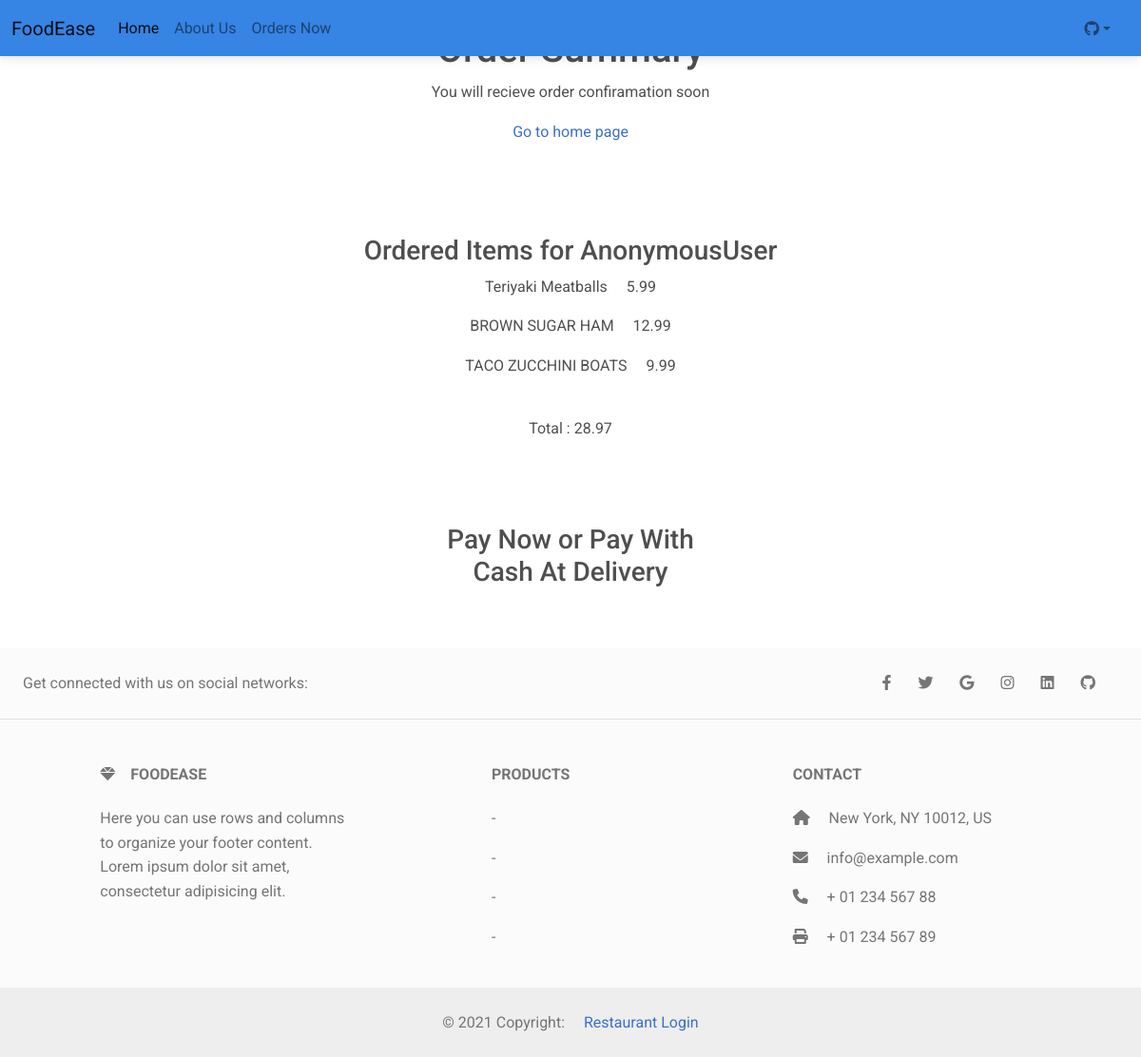
The app's page /order-confirmation/59 with its own data.
### customer/models.py (models this page shows, shortened)
class MenuItem(models.Model):
    name = models.CharField(max_length=1000)
    description = models.TextField()
    image = models.ImageField(upload_to='menu_images/')
    price = models.DecimalField(max_digits=5, decimal_places=2)
    category= models.ManyToManyField('Category', related_name= 'item')

class OrderModel(models.Model):
    created_on = models.DateTimeField(auto_now_add=True)
    price = models.DecimalField(max_digits=7,decimal_places=2)
    items = models.ManyToManyField('MenuItem', related_name='order', blank =True)
    created_on = models.DateTimeField(auto_now_add=True)
    price = models.DecimalField(max_digits=7,decimal_places=2)
    items = models.ManyToManyField('MenuItem', related_name='order', blank =True)
    name = models.CharField(max_length=50, blank=True)
    email = models.CharField(max_length=50, blank=True)
    city = models.CharField(max_length=50, blank=True)
    street = models.CharField(max_length=50, blank=True)
    zip_code = models.CharField(max_length=50, blank=True)
    province = models.CharField(max_length=50, blank=True)
    is_paid = models.BooleanField(default=False)

### customer/views.py (the view, shortened to what this page needs)
# urls.py: path('order-confirmation/<int:pk>', OrderConfirmation.as_view(),name = 'order_confirmation'),
class OrderConfirmation(View):
    def get(self, request, pk, *args, **kwards):
        order= OrderModel.objects.get(pk=pk)
        context  = {
            'pk' : order.pk,
            'items' : order.items,
            'price' : order.price
        }
        return render(request, 'customer/order_confirmation.html', context)

### customer/templates/customer/order_confirmation.html (shortened to what this page needs)
{%extends 'customer/base.html'%}
{%block content%}
<div class="container mb-5">
    <div class="row justify-content-center mt-1">
        <div class="col-md-12 col-sm-12 p-4 text-center">
            <h1> Order Summary</h1>
            <p>You will recieve order confiramation soon</p>
            <a href="http://127.0.0.1:8000/"> Go to home page</a>
        </div>
    </div>
</div>
<div class="container-fluid col-md-6 offset-md-3">
    <div class="col-md-12 col-sm-12 p-4 text-center">
        <h3 class="">Ordered Items for {{user}}</h3>
        {%for item in items.all%}
        <p> {{ item.name}} <span class="pl-3"> {{item.price}}</span></p>
        {%endfor%}
        <p class="font-weight=bold pt-4">Total : {{price}}</p>
    </div>
  <div class="row justify-content-center pb-2 pt-5">
        <div class="col-md-6 text-center">
            <h3>Pay Now or Pay With Cash At Delivery</h3>
        </div>
    </div>
    <div class="row justify-content-center pb-5">
    </div>
</div>
{%endblock content%}

### records on screen
MenuItem: name "Teriyaki Meatballs", price "5.99"
MenuItem: name "BROWN SUGAR HAM", price "12.99"
MenuItem: name "TACO ZUCCHINI BOATS", price "9.99"
OrderModel: price "28.97"

### other values on screen
{{ user }} "AnonymousUser"
